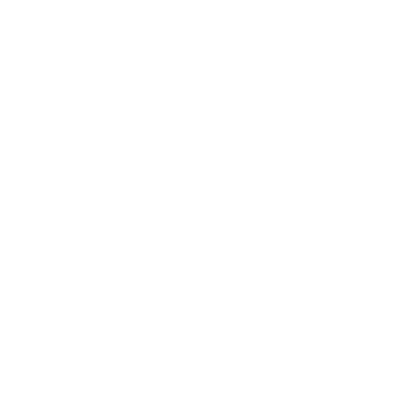
Frame 1 (no input)
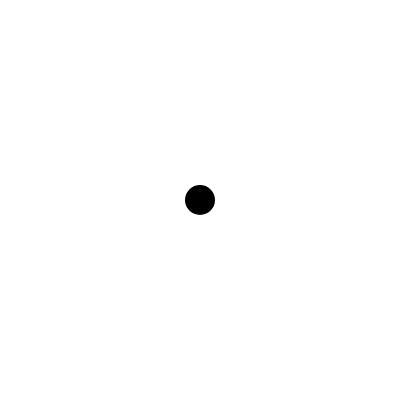
Frame 60 (no input)
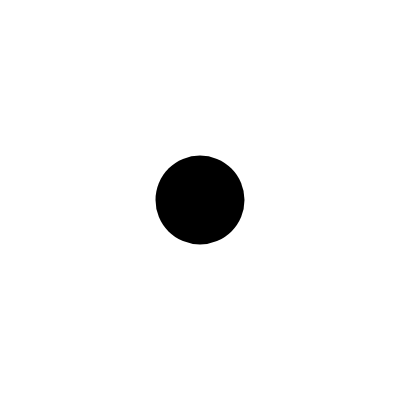
Frame 120 (the mouse pressed at the canvas centre since frame 60)

The p5.js sketch that drew these frames (run headless with seeded random() and noise() and a simulated clock; from frame 60 on, the mouse is pressed at the canvas centre):

// p5.js sketch
// ── sketch.js
function setup() {
  createCanvas(400, 400);
  background(0);
}

var circle = 30

function draw() {
  background(255);
  noStroke();
  fill(0);
  ellipse(200, 200, circle, circle);
  if (dist(200, 200, mouseX, mouseY) <= circle / 2) {
    circle ++;
  } else {
    circle = 30;
  }
}
